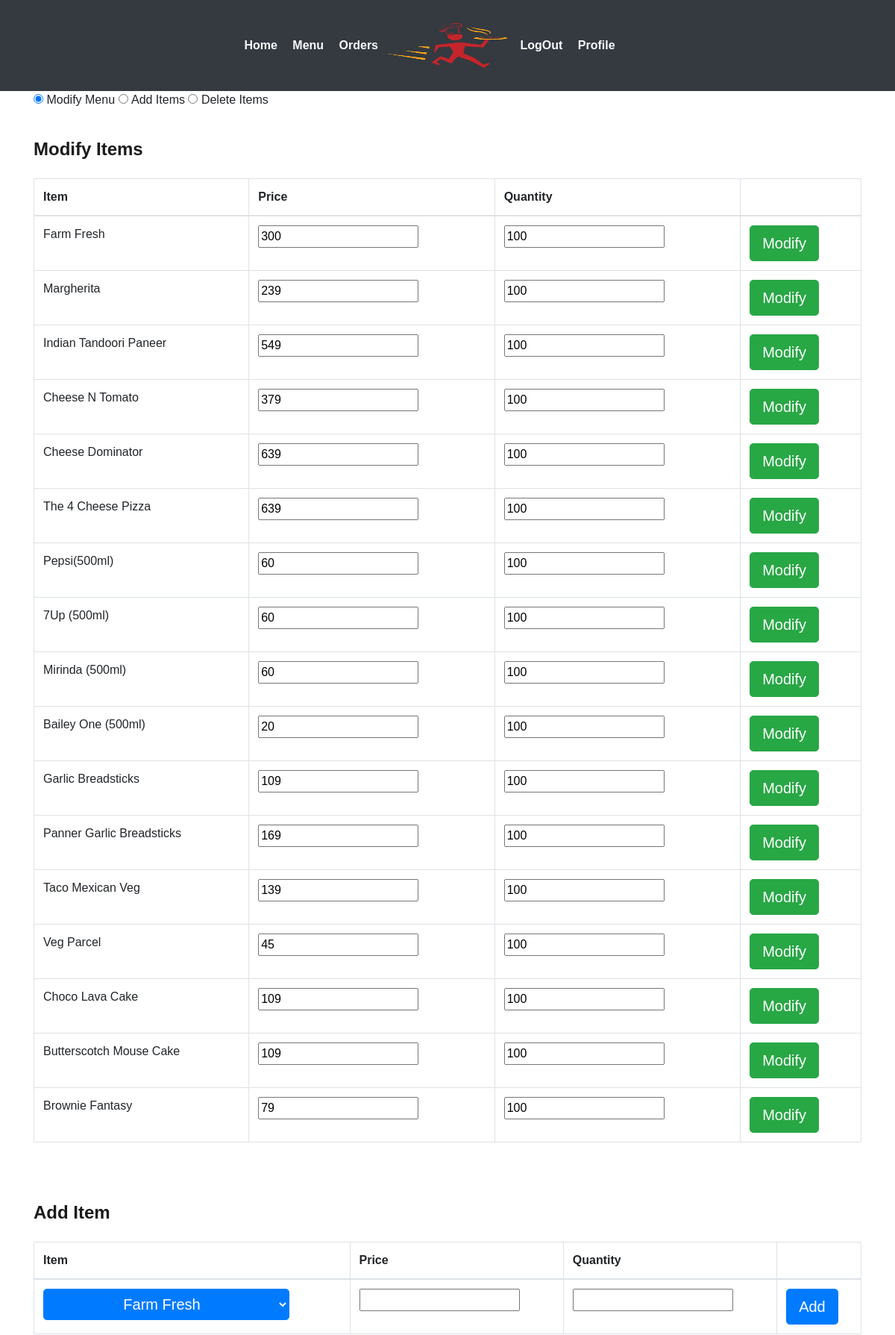
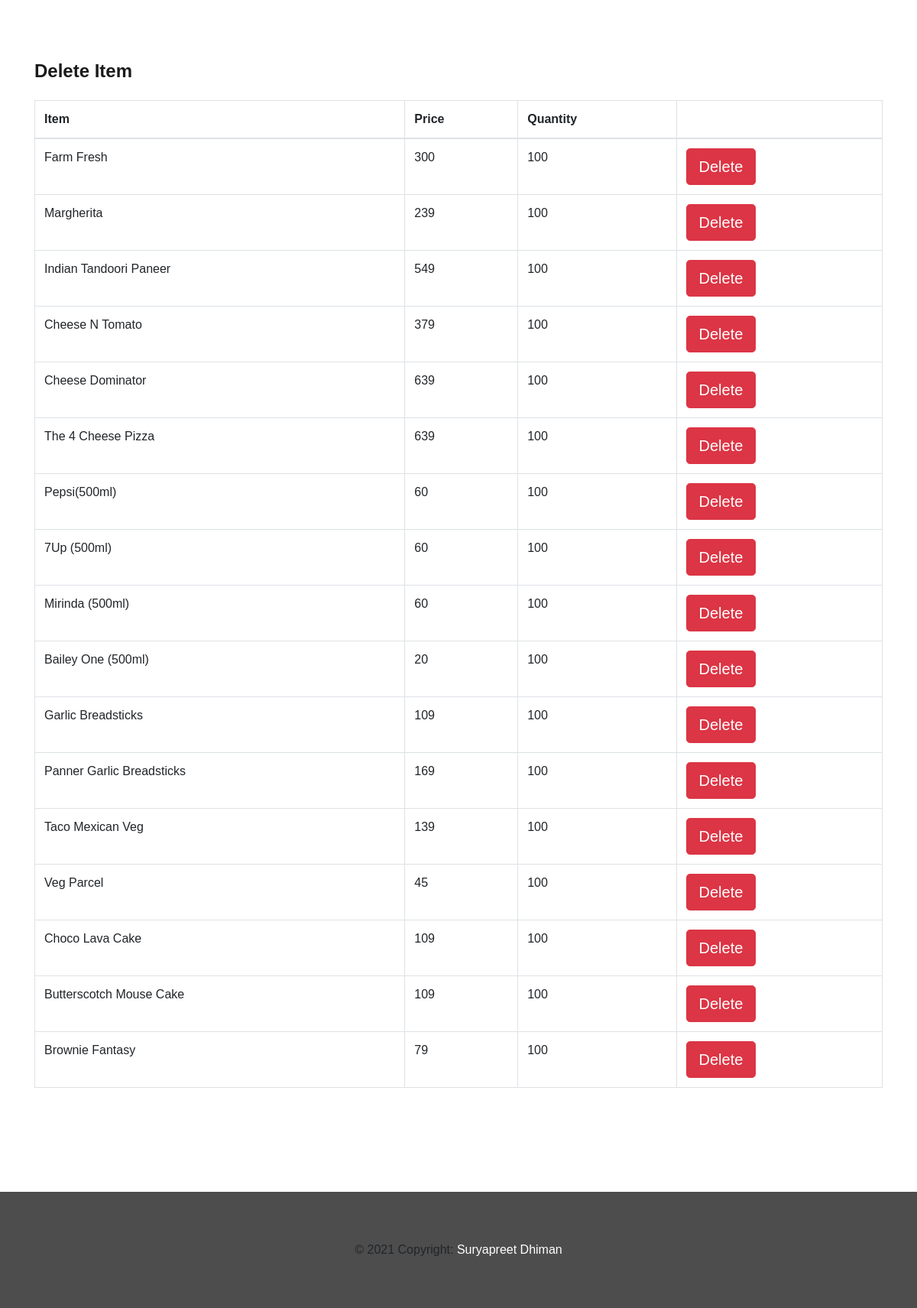
The app's page /restaurant/menu/ (signed in) with its own data (2 pictures, top to bottom).
### webapp/models.py (models this page shows)
class Item(models.Model):
	id 			= models.AutoField(primary_key=True)
	fname 		= models.CharField(max_length=30,blank=False)
	category 	= models.CharField(max_length=50,blank=False)
	def __str__(self):
		return self.fname

### webapp/views.py (the view, shortened to what this page needs)
# urls.py: path('restaurant/menu/',views.menuManipulation,name='mmenu'),
@login_required(login_url='/login/restaurant/')
def menuManipulation(request):
	if not request.user.is_authenticated:
		return redirect("rlogin")
	rest=Restaurant.objects.filter(id=request.user.restaurant.id);
	rest=rest[0]
	menuitems=Menu.objects.filter(r_id=rest)
	menu=[]
	for x in menuitems:
		cmenu=[]
		cmenu.append(x.item_id)
		cmenu.append(x.price)
		cmenu.append(x.quantity)
		cmenu.append(x.id)
		menu.append(cmenu)
	menuitems = Item.objects.all()
	items = []
	for y in menuitems:
		citem = []
		citem.append(y.id)
		citem.append(y.fname)
		items.append(citem)
	context={
		"menu":menu,
		"items":items,
		"username":request.user.username,
	}
	return render(request,'webapp/menu_modify.html',context)

### webapp/templates/webapp/menu_modify.html (shortened to what this page needs)
{% extends 'webapp/base2.html'%}
{% block body %}
	<div class="container">
		<input id="tab1" type="radio" name="tabs" checked>
  	<label for="tab1">Modify Menu</label>
  	<input id="tab2" type="radio" name="tabs">
  	<label for="tab2">Add Items</label>
	<input id="tab3" type="radio" name="tabs">
  	<label for="tab3">Delete Items</label>
	<section id="content1">
		<div class="order-top" style="border:0">
			<p>
				<h4>Modify Items</h4>
				<table class="table table-hover table-bordered">
					<thead>
						<th>Item</th>
						<th>Price</th>
						<th>Quantity</th>
						<th></th>
					</thead>
				{% for x in menu %}
					<tr>
						<form action="" method="POST">{% csrf_token %}
							<td>{{x.0}}</td>
							<td><input type="number" value="{{x.1}}" name="price"/></td>
							<td><input type="number" value="{{x.2}}" name="quantity"/></td>
							<td>
								<input type="submit" value="Modify" name="submit" class="btn btn-success btn-lg" />
							</td>
						</form>
					</tr>
				{% endfor %}
				</table>
			</p>
		</div>
	</section>
	<section id="content2">
		<div class="order-top" style="border:0">
			<p>
				<h4>Add Item</h4>
				<table class="table table-hover table-bordered">
					<thead>
						<th>Item</th>
						<th>Price</th>
						<th>Quantity</th>
						<th></th>
					</thead>
					<tr>
						<form action="" method="POST">{% csrf_token %}
						<td>
							<select name="item" class="btn btn-primary btn-lg">
							{% for x in items %}
								<option value="{{x.0}}">{{x.1}}</option>
							{% endfor %}
							</select>
						</td>
						<td><input type="number" value="" name="price"/></td>
						<td><input type="number" value="" name="quantity"/>
						</td>
						<td>
							<input type="submit" value="Add" name="submit" class="btn  btn-primary btn-lg">
						</td>
						</form>
					</tr>
				</table>
			</p>
		</div>
	</section>
	<section id="content3">
		<div class="order-top" style="border:0">
			<p>
				<h4>Delete Item</h4>
				<table class="table table-hover table-bordered">
					<thead>
						<th>Item</th>
						<th>Price</th>
						<th>Quantity</th>
						<th></th>
					</thead>
				{% for x in menu %}
					<tr>
					<td>{{x.0}}</td>
					<td>{{x.1}}</td>
					<td>{{x.2}}</td>
					<td>
						<form action="" method="POST">{% csrf_token %}
							<input type="submit" value="Delete" name="submit" class="btn btn-danger btn-lg">
						</form>
					</td>
					</tr>
				{% endfor %}
				</table>
			</p>
		</div>
	</section>
	</div>
{% endblock %}

### webapp/static/webapp/css/style.css (style rules this page uses)
body { padding:0; margin:0; font-family: 'Source Sans Pro', sans-serif; }
input[type="button"],input[type="submit"] { transition:0.5s all; -webkit-transition:0.5s all; -moz-transition:0.5s all; -o-transition:0.5s all; -ms-transition:0.5s all; }
h1,h2,h3,h4,h5,h6 { margin:0; }
p { margin:0; }
label { margin:0; }
.order-top h4 { color: #1A1A1A; font-size: 1.5em; font-weight: 600; margin-bottom: 1em; }
.order-top p { color: #6b6969; font-size: 1em; font-weight: 400; line-height: 1.8em; margin: 1em 0; }
.order-top { padding: 1.5em 0; border-bottom: 1px dotted #5fa022; }

### records on screen
Item: fname "Farm Fresh", price "300", quantity "100", item "Farm Fresh", x "300", x "100"
Item: fname "Margherita", price "239", quantity "100", x "239", x "100"
Item: fname "Indian Tandoori Paneer", price "549", quantity "100", x "549", x "100"
Item: fname "Cheese N Tomato", price "379", quantity "100", x "379", x "100"
Item: fname "Cheese Dominator", price "639", quantity "100", x "639", x "100"
Item: fname "The 4 Cheese Pizza", price "639", quantity "100", x "639", x "100"
Item: fname "Pepsi(500ml)", price "60", quantity "100", x "60", x "100"
Item: fname "7Up (500ml)", price "60", quantity "100", x "60", x "100"
Item: fname "Mirinda (500ml)", price "60", quantity "100", x "60", x "100"
Item: fname "Bailey One (500ml)", price "20", quantity "100", x "20", x "100"
Item: fname "Garlic Breadsticks", price "109", quantity "100", x "109", x "100"
Item: fname "Panner Garlic Breadsticks", price "169", quantity "100", x "169", x "100"
Item: fname "Taco Mexican Veg", price "139", quantity "100", x "139", x "100"
Item: fname "Veg Parcel", price "45", quantity "100", x "45", x "100"
Item: fname "Choco Lava Cake", price "109", quantity "100", x "109", x "100"
Item: fname "Butterscotch Mouse Cake", price "109", quantity "100", x "109", x "100"
Item: fname "Brownie Fantasy", price "79", quantity "100", x "79", x "100"
